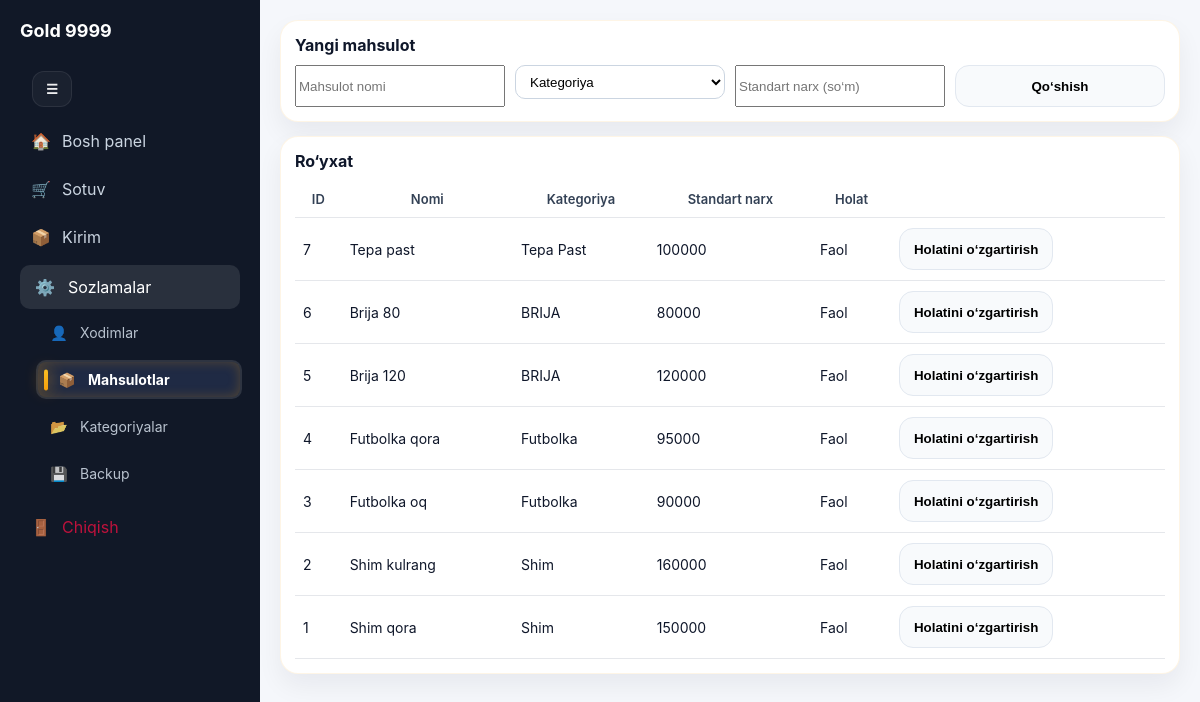
The page /settings/products (signed in) on the database as committed earlier.
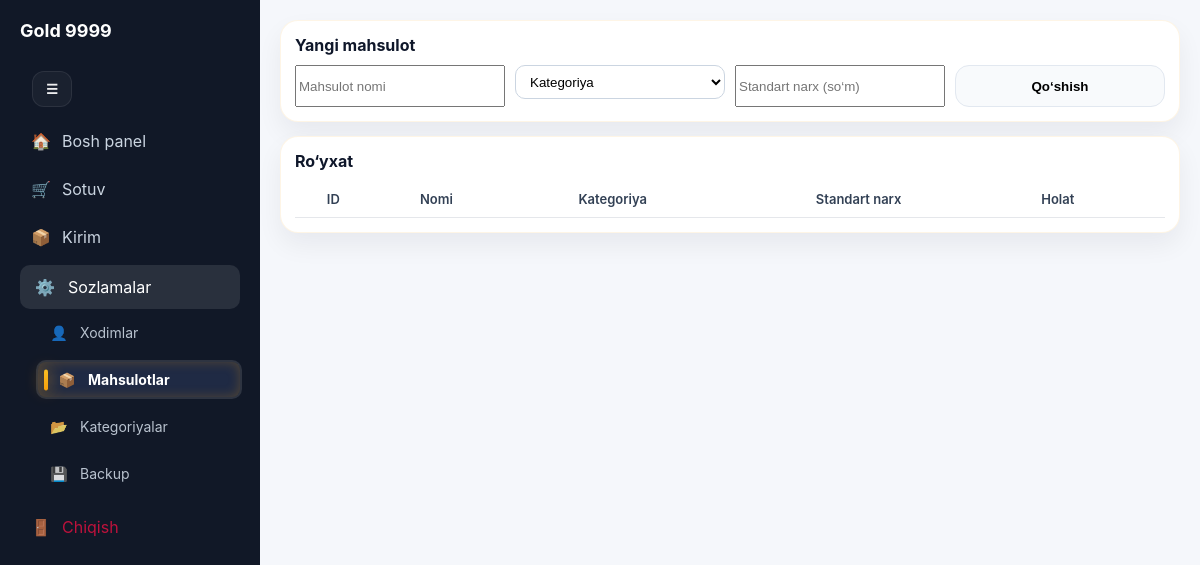
The same page on the database as committed later.
### tables this page shows
CREATE TABLE products(
      id INTEGER PRIMARY KEY AUTOINCREMENT,
      name TEXT UNIQUE NOT NULL,
      category_id INTEGER NOT NULL,
      sell_price_default_uzs REAL NOT NULL DEFAULT 0,
      is_active INTEGER NOT NULL DEFAULT 1,
      created_at TEXT NOT NULL DEFAULT CURRENT_TIMESTAMP, stock_qty REAL DEFAULT 0,
      FOREIGN KEY(category_id) REFERENCES categories(id) ON DELETE RESTRICT
    );

CREATE TABLE categories(
      id INTEGER PRIMARY KEY AUTOINCREMENT,
      name TEXT UNIQUE NOT NULL,
      sort_order INTEGER NOT NULL DEFAULT 100,
      is_active INTEGER NOT NULL DEFAULT 1,
      created_at TEXT NOT NULL DEFAULT CURRENT_TIMESTAMP
    );

### routes/settings.py (the view)
    @app.route("/settings/products")
    @login_required
    @admin_required
    def settings_products():
        init_db()
        cats = q("SELECT id, name FROM categories WHERE is_active=1 ORDER BY sort_order, id")
        rows = q("""
          SELECT p.*, c.name AS category_name
          FROM products p
          JOIN categories c ON c.id=p.category_id
          ORDER BY p.id DESC
        """)
        return render_template("settings_products.html", cats=cats, rows=rows)

### app.py (called while the page is built)
def init_db() -> None:
    _bootstrap_init_db(BACKUP_DIR)

def q(
    sql: str,
    params: tuple = (),
) -> list[sqlite3.Row]:
    return _db_q(sql, params)

### services/db.py (called while the page is built)
def _require_db_path() -> str:
    if not _db_path:
        raise RuntimeError(
            "Database path sozlanmagan. "
            "configure_db() chaqirilishi kerak."
        )
    return _db_path

def get_db() -> sqlite3.Connection:
    connection = g.get("db")
    if connection is None:
        connection = sqlite3.connect(
            _require_db_path()
        )
        connection.row_factory = sqlite3.Row
        connection.execute(
            "PRAGMA foreign_keys=ON"
        )
        g.db = connection
    return connection

def q1(
    sql: str,
    params: tuple[Any, ...] = (),
) -> sqlite3.Row | None:
    cursor = get_db().execute(
        sql,
        params,
    )
    return cursor.fetchone()

def q(
    sql: str,
    params: tuple[Any, ...] = (),
) -> list[sqlite3.Row]:
    cursor = get_db().execute(
        sql,
        params,
    )
    return cursor.fetchall()

### templates/settings_products.html (shortened to what this page needs)
{% extends "base.html" %}
{% set title = "Sozlamalar → Mahsulotlar" %}
{% block content %}
  <div class="card">
    <b>Yangi mahsulot</b>
    <form method="post" action="/settings/products/add" style="margin-top:10px;display:grid;grid-template-columns:1fr 1fr 1fr 1fr;gap:10px">
      <input name="name" placeholder="Mahsulot nomi" required>
      <select name="category_id" required>
        <option value="">Kategoriya</option>
      </select>
      <input name="sell_price_default_uzs" placeholder="Standart narx (so‘m)" required>
      <button class="btn" type="submit">Qo‘shish</button>
    </form>
  </div>
  <div class="card">
    <b>Ro‘yxat</b>
    <table style="margin-top:10px">
      <tr><th>ID</th><th>Nomi</th><th>Kategoriya</th><th>Standart narx</th><th>Holat</th><th></th></tr>
      {% for r in rows %}
      <tr>
        <td>{{ r.id }}</td>
        <td>{{ r.name }}</td>
        <td>{{ r.category_name }}</td>
        <td>{{ "%.0f"|format(r.sell_price_default_uzs or 0) }}</td>
        <td>{{ "Faol" if r.is_active==1 else "Nofaol" }}</td>
        <td>
          <form method="post" action="/settings/products/toggle/{{ r.id }}">
            <button class="btn" type="submit">Holatini o‘zgartirish</button>
          </form>
        </td>
      </tr>
      {% endfor %}
    </table>
  </div>
{% endblock %}

Rows that differ between the two databases and show on the page:
removed products: id "7", name "Tepa past", category_name "Tepa Past", sell_price_default_uzs "100000", is_active "Faol"
removed products: id "6", name "Brija 80", category_name "BRIJA", sell_price_default_uzs "80000", is_active "Faol"
removed products: id "5", name "Brija 120", category_name "BRIJA", sell_price_default_uzs "120000", is_active "Faol"
removed products: id "4", name "Futbolka qora", category_name "Futbolka", sell_price_default_uzs "95000", is_active "Faol"
removed products: id "3", name "Futbolka oq", category_name "Futbolka", sell_price_default_uzs "90000", is_active "Faol"
removed products: id "2", name "Shim kulrang", category_name "Shim", sell_price_default_uzs "160000", is_active "Faol"
removed products: id "1", name "Shim qora", category_name "Shim", sell_price_default_uzs "150000", is_active "Faol"
